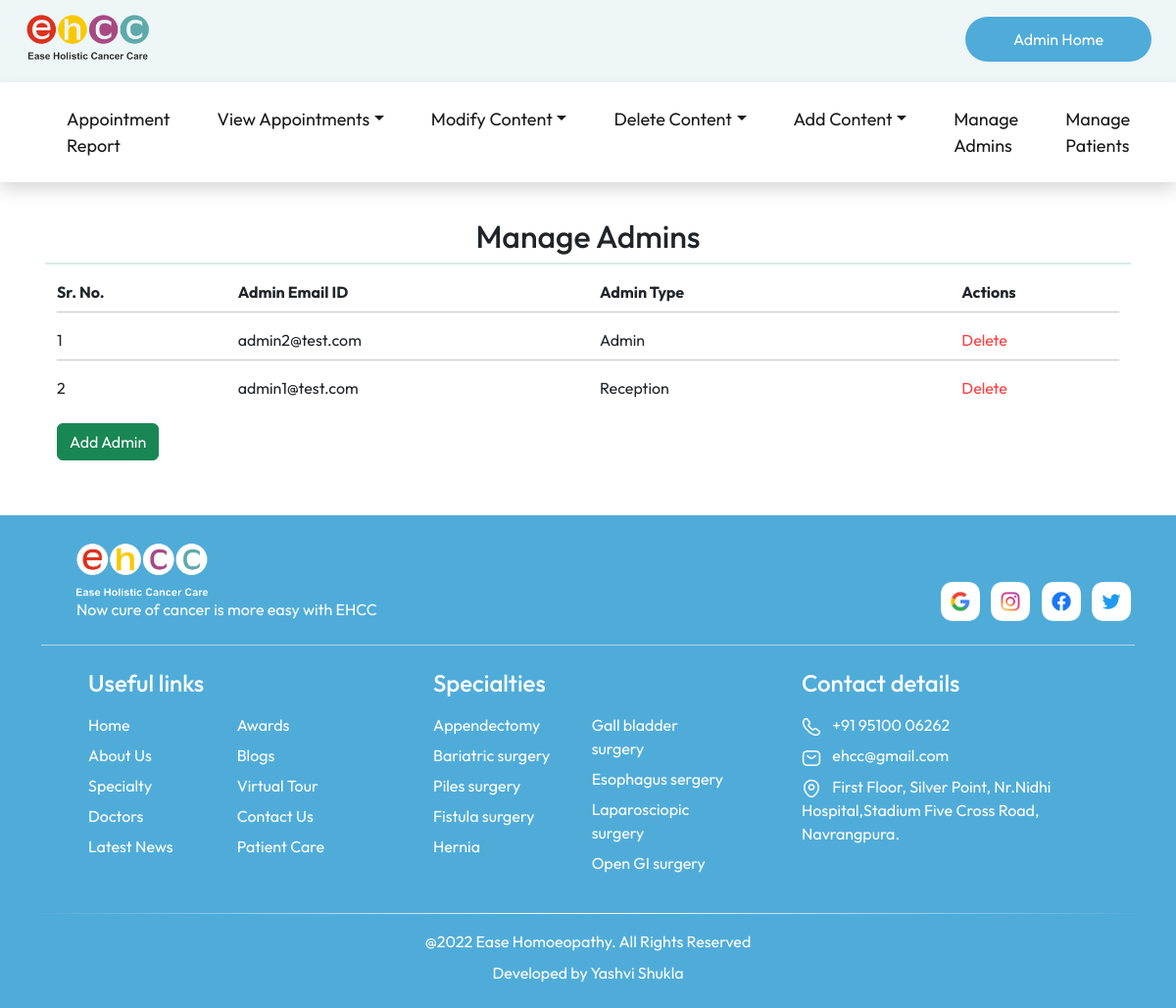
Before: /manageAdmins/ (signed in) with the older database file.
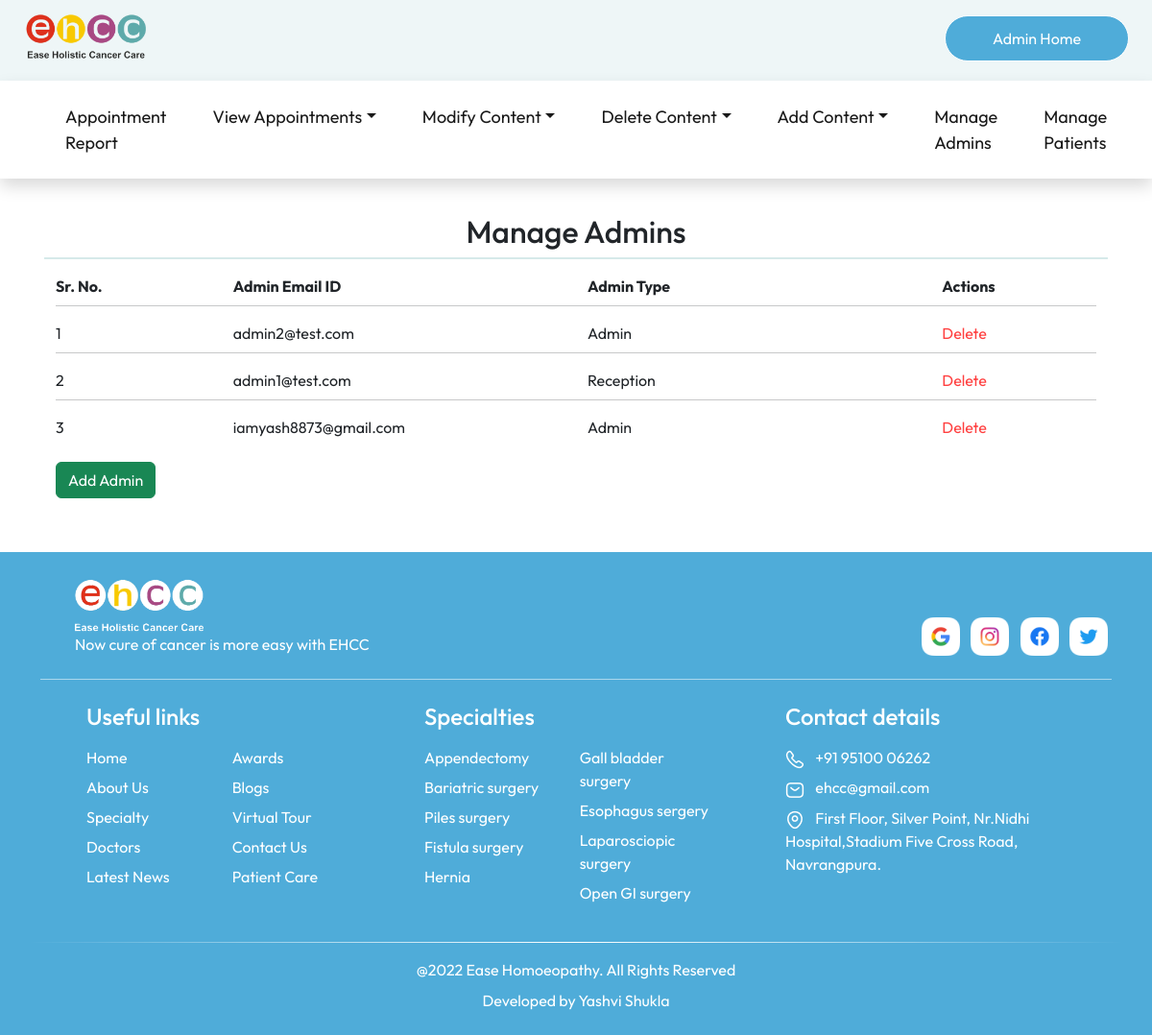
After: the same page with the newer database file.
### tables this page shows
CREATE TABLE "users" (
	"email"	TEXT,
	"password"	TEXT,
	"type"	TEXT
);

CREATE TABLE "social_links" (
	"social_name"	TEXT,
	"social_link"	TEXT
);

CREATE TABLE "specialty" (
	"id"	INTEGER,
	"name"	TEXT,
	"description"	TEXT
, "illustration"	TEXT);

### flask_app.py (the view)
@app.route('/manageAdmins/')
def manageAdmins():
    if 'user' in session and session["user_type"] == "admin":
        database_connection = sqlite3.connect(database_location)
        database_cursor = database_connection.cursor()
        admins = database_cursor.execute("SELECT email, type FROM users")
        admins = admins.fetchall()
        return render_template('manageAdmins.html', social_links=social_links, admins=admins, navbar_specialties=navbar_specialties, navbar_diseases=navbar_diseases)
    return redirect(url_for('patientLogin'))

### templates/manageAdmins.html (shortened to what this page needs)
<!DOCTYPE html>
<html lang="en">
<head>
    <link href="https://cdn.jsdelivr.net/npm/bootstrap@5.2.0/dist/css/bootstrap.min.css" rel="stylesheet"
>
    <link rel="stylesheet" href="https://cdn.jsdelivr.net/npm/bootstrap-icons@1.9.1/font/bootstrap-icons.css">
    <link rel="stylesheet" href="../static/stylesheets/common.css">
</head>
<body>
    {% include 'admin_navbar.html' %}
    <div class="container">
        <div class="row justify-content-center px-3 mb-5">
            <h2 class="text-center mt-4 pt-5">
                Manage Admins
            </h2>
            <hr style="border: 1px solid var(--primary-color)">
            <div class="col-12 mb-2">
                <div class="row">
                    <div class="col-lg-2">
                        <strong>
                            Sr. No.
                        </strong>
                    </div>
                    <div class="col-lg-4">
                        <strong>
                            Admin Email ID
                        </strong>
                    </div>
                    <div class="col-lg-4">
                        <strong>
                            Admin Type
                        </strong>
                    </div>
                    <div class="col-lg-2">
                        <strong class="mb-2">
                            Actions
                        </strong>
                    </div>
                </div>
                {% for admin in admins %}
                <hr class="mt-2">
                <div class="row">
                    <div class="col-lg-2">
                        {{loop.index}}
                    </div>
                    <div class="col-lg-4">
                        {{admin[0]}}
                    </div>
                    <div class="col-lg-4 text-capitalize">
                        {{admin[1]}}
                    </div>
                    <div class="col-lg-2">
                        <a onclick="deleteAdmin('{{admin[0]}}')" style="color: rgb(255, 63, 63)">Delete</a>
                    </div>
                </div>
                {% endfor %}
            </div>
            <div class="col-12 mb-2 mt-3">
                <a class="btn btn-success" onclick="addAdmin()">Add Admin</a>
            </div>
        </div>
    </div>
    {% include 'footer.html' %}
</body>
</html>

### templates/admin_navbar.html (shortened to what this page needs)
<div class="fixed-top">
    <div id="top_navbar" class="py-2">
        <div class="container-fluid px-4">
            <div class="row align-items-center">
                <div class="col-lg-6 text-lg-start text-center mb-2">
                    <a href="/" class="top_navbar_logo">
                        <img src="../../static/images/logo/navbar_logo.png" alt="Hospital logo" height="60"
                            id="navbar_logo_top" />
                    </a>
                </div>
                <div class="col-lg-6 text-lg-end text-center mb-2 mt-1">
                    <button class="button_cta_white" onclick="window.location.href='/admin/'" id="admin_home"
                        style="visibility: hidden;">
                        Admin Home
                    </button>
                </div>
            </div>
        </div>
    </div>
    <nav class="navbar navbar-expand-lg bg-white shadow">
        <div class="container-fluid pt-2">
            <div class="collapse navbar-collapse" id="navbarNav">
                <ul class="navbar-nav m-auto mb-2 mb-lg-md-0">
                    <li class="nav-item mx-3">
                        <a class="nav-link active" aria-current="page" href="/recentAppointments/">
                            Appointment Report
                        </a>
                    </li>
                    <li class="nav-item mx-3 dropdown">
                        <a href="" class="nav-link dropdown-toggle active" data-bs-toggle="dropdown"
                            href="/modifyAppointments/">View Appointments</a>
                    </li>
                    {% if session["user_type"] == "admin" %}
                    <li class="nav-item mx-3 dropdown">
                        <a href="" class="nav-link dropdown-toggle active" data-bs-toggle="dropdown"
                            href="/modifyPages/">Modify Content</a>
                    </li>
                    <li class="nav-item mx-3 dropdown">
                        <a href="" class="nav-link dropdown-toggle active" data-bs-toggle="dropdown"
                            href="/modifyPages/">Delete Content</a>
                    </li>
                    <li class="nav-item mx-3 dropdown">
                        <a href="" class="nav-link dropdown-toggle active" data-bs-toggle="dropdown"
                            href="/addPages/">Add Content</a>
                    </li>
                    <li class="nav-item mx-3">
                        <a class="nav-link active" aria-current="page" href="/manageAdmins/">Manage Admins</a>
                    </li>
                    <li class="nav-item mx-3">
                        <a class="nav-link active" aria-current="page" href="/managePatients/">Manage Patients</a>
                    </li>
                    {% endif %}
                </ul>
            </div>
        </div>
    </nav>
</div>

### templates/footer.html (shortened to what this page needs)
<div class="footer">
    <div class="container">
        <div class="row align-items-end">
            <div class="col-md-8 px-md-5 mt-4 mb-3">
                <img src="../../static/images/logo/footer_logo.png" alt="Hospital logo" height="60" />
                <p class="text-white mb-0">
                    Now cure of cancer is more easy with EHCC
                </p>
            </div>
            <div class="col-md-4 pt-4 mb-3 text-md-end">
                {% for social in social_links %}
                <a href="{{social[1]}}">
                    <img src="../../static/images/logo/{{social[0]}}_icon.png" alt="{{social[0]}} logo"
                        class="img-fluid mx-1" style="height: 40px; width: auto;" />
                </a>
                {% endfor %}
            </div>
        </div>
        <div class="footer_line mt-2"></div>
        <div class="row text-white pt-4 ps-md-5 footer_links">
            <div class="col-md-4 col-sm-6 mb-4">
                <h4 class="mb-3">Useful links</h4>
                <div class="row">
                    <div class="col-lg-5 col-sm-12 col-6">
                        <a href="/">
                            <p>Home</p>
                        </a>
                        <a href="/about/">
                            <p>About Us</p>
                        </a>
                        <a href="/specialty/">
                            <p>Specialty</p>
                        </a>
                        <a href="/doctors/">
                            <p>Doctors</p>
                        </a>
                        <a href="/news/">
                            <p>Latest News</p>
                        </a>
                    </div>
                    <div class="col-lg-5 col-sm-12 col-6">
                        <a href="/awards/">
                            <p>Awards</p>
                        </a>
                        <a href="/blogs/">
                            <p>Blogs</p>
                        </a>
                        <a href="/virtualTour/">
                            <p>Virtual Tour</p>
                        </a>
                        <a href="/contact/">
                            <p>Contact Us</p>
                        </a>
                        <a href="#">
                            <p>Patient Care</p>
                        </a>
                    </div>
                </div>
            </div>
            <div class="col-md-4 col-sm-6 mb-4 g-md-0">
                <h4 class="mb-3">
                    <a href="/specialty/">
                        Specialties
                    </a>
                </h4>
                <div class="row">
                    <div class="col-lg-5 col-sm-12 col-6">
                        {% for i in range (0,((navbar_specialties|length/2)+0.5)|int) %}
                        <a href="/diseases/{{navbar_specialties[i][0]}}/">
                            <p>
                                {{ navbar_specialties[i][1] }}
                            </p>
                        </a>
                        {% endfor %}
                    </div>
                    <div class="col-lg-5 col-sm-12 col-6">
                        {% for i in range (((navbar_specialties|length/2)+0.5)|int,navbar_specialties|length) %}
                        <a href="/diseases/{{navbar_specialties[i][0]}}/">
                            <p>
                                {{ navbar_specialties[i][1] }}
                            </p>
                        </a>
                        {% endfor %}
                    </div>
                </div>
            </div>
            <div class="col-md-4 col-sm-12">
                <h4 class="mb-3">Contact details</h4>
                <p>
                    <a href="tel:919510006262">
                        <img src="../../static/images/logo/footercall_icon.png" alt="call logo" />
                        <span class="ps-2">+91 95100 06262</span>
                    </a>
                </p>
                <p>
                    <a href="mailto:ehcc@gmail.com">
                        <img src="../../static/images/logo/mail_icon.png" alt="mail icon" />
                        <span class="ps-2">ehcc@gmail.com</span>
                    </a>
                </p>
                <p>
                    <a href="https://goo.gl/maps/SUXSNEnxhgQroknp9" target="_blank">
                        <img src="../../static/images/logo/location_icon.png" alt="location icon" />
                        <span class="ps-2">
                            First Floor, Silver Point, Nr.Nidhi Hospital,Stadium Five Cross Road, Navrangpura.
                        </span>
                    </a>
                </p>
            </div>
        </div>
        <div class="row my-2">
            <div class="footer_line_2"></div>
        </div>
        <div class="row text-white">
            <div class="py-2 text-center">
                @2022 Ease Homoeopathy. All Rights Reserved
            </div>
            <div class="text-center">
                Developed by <a href="" class="footer_credit">Yashvi Shukla</a></br></br>
            </div>
        </div>
    </div>
</div>

### static/stylesheets/common.css (style rules this page uses)
html, body { overflow-x: hidden; }
body { margin-top: 150px; }
* { margin: 0; padding: 0; box-sizing: border-box; font-family: "Outfit", sans-serif; }
:root { --nav-color: #EEF6F7; --primary-color: #5eaaaa; --heading-color: #4facd9; --section-background-color: #cae6f4; --contact-background-color: #284f4f; }
a { color: unset; text-decoration: none; cursor: pointer; }
#top_navbar { background-color: var(--nav-color); }
#navbar_logo_top, #navbar_logo_bottom { transition: 0.4s; }
#top_navbar { transition: 0.4s; }
.nav-item a { text-decoration: none; color: #b0b0b0; font-size: large; }
.button_cta_white { width: 12rem; height: 3rem; border: 1px solid white; background-color: var(--heading-color); border-radius: 50px; color: white; }
.footer { background-color: var(--heading-color); }
.footer_line { height: 1px; background-color: rgba(255, 255, 255, 0.521); }
.footer_line_2 { height: 1px; background: linear-gradient(to right, rgba(40, 79, 79, 0) 0%, white 50%, rgba(40, 79, 79, 0) 100%); }
.footer_credit { text-decoration: none; color: white; }
@media only screen and (max-width: 1200px) { .navbar { padding: 0.5rem 2rem; } }
.footer_links p { margin-bottom: 7px !important; cursor: pointer; }

Changed rows visible on the page:
added users: email "iamyash8873@gmail.com", type "Admin"
